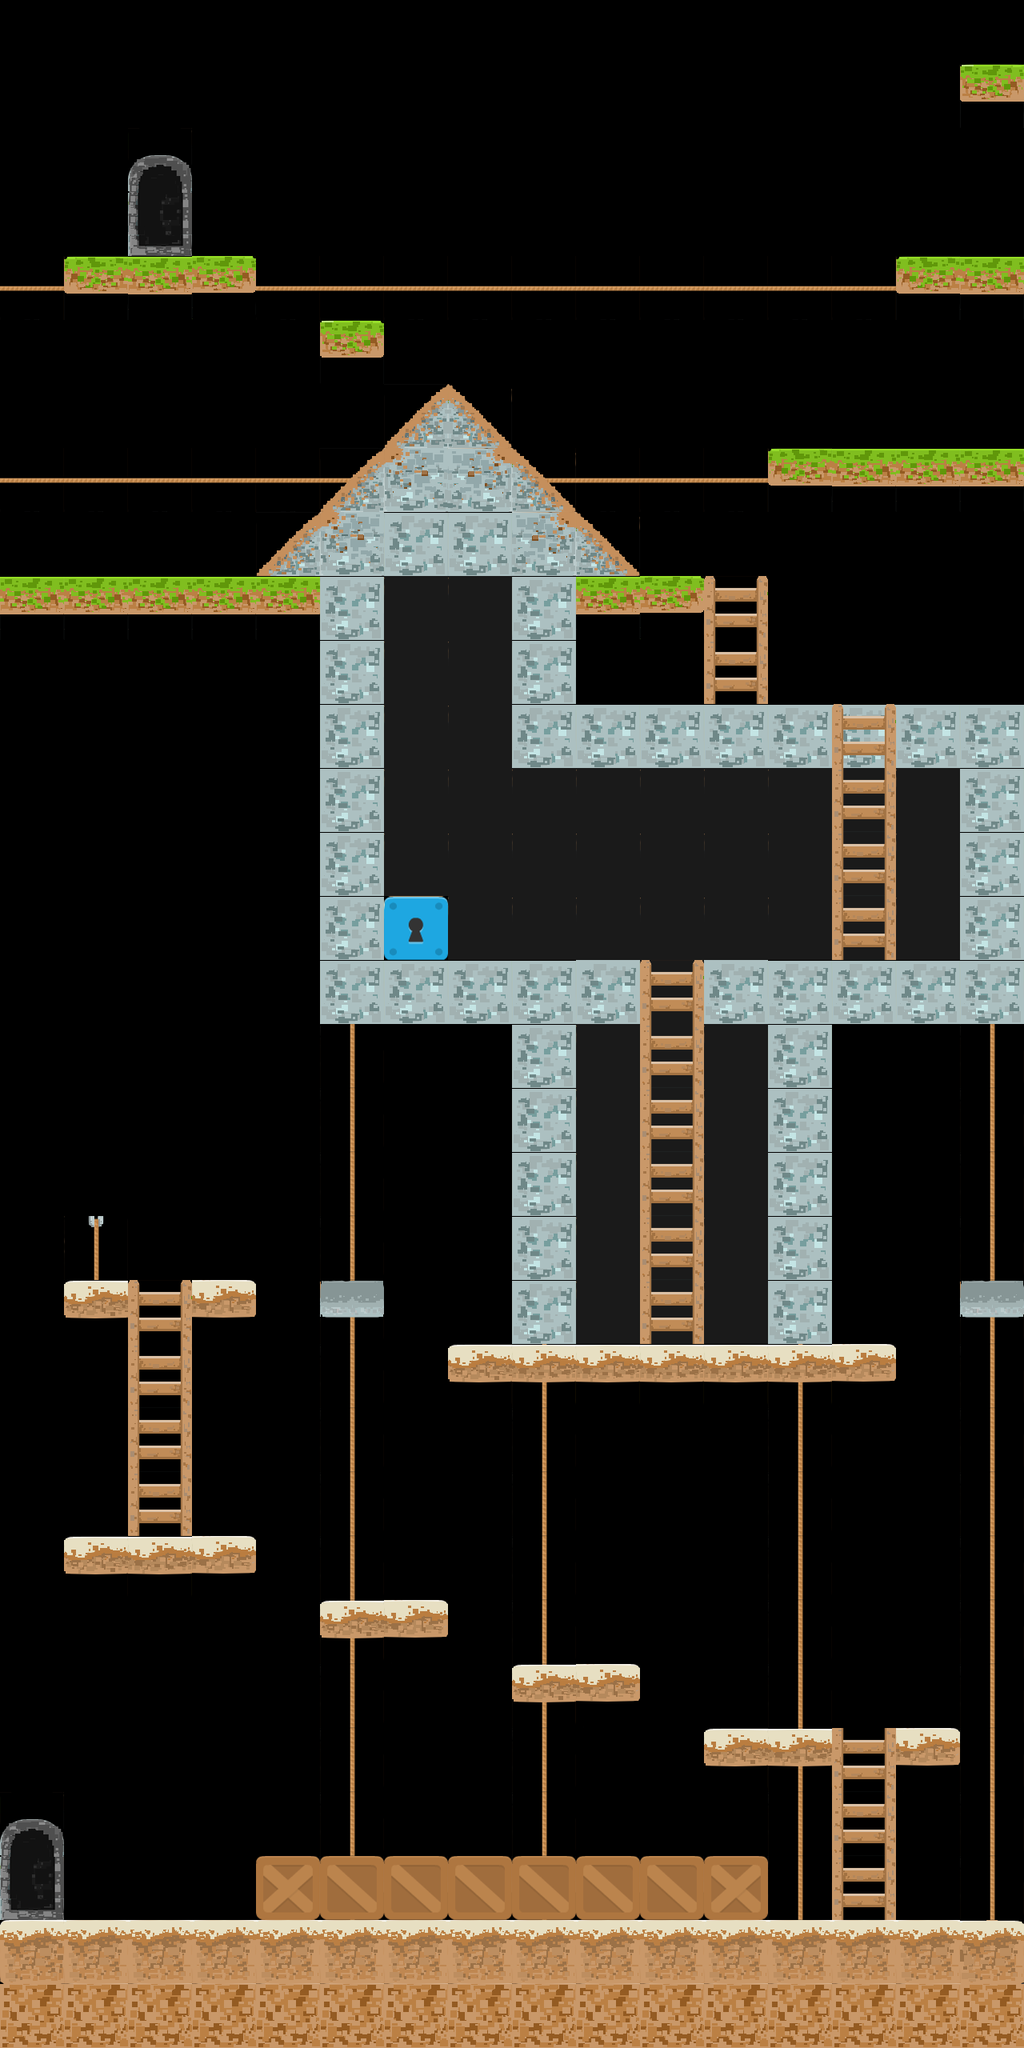

Rendered tile map (Tiled .tmx) drawn with the repository's tilesets; below, a short description and the map source with its tile grids summarised:
An orthogonal 16x32 tile map with 80x80 px tiles, 3 tile layers (Detras, Colision, Runa).

<map version="1.4" tiledversion="1.4.1" orientation="orthogonal" renderorder="right-down" width="16" height="32" tilewidth="80" tileheight="80" infinite="0" nextlayerid="4" nextobjectid="1">
 <tileset firstgid="1" source="M3.1.tsx" />
 <layer id="3" name="Detras" width="16" height="32">
  <data>[512 cells, 159 non-empty, 10 distinct tile ids]</data>
 </layer>
 <layer id="2" name="Colision" width="16" height="32">
  <data>[512 cells, 144 non-empty, 20 distinct tile ids]</data>
 </layer>
 <layer id="3" name="Runa" width="16" height="32">
  <data>[512 cells, 8 non-empty, 2 distinct tile ids]</data>
 </layer>
</map>
